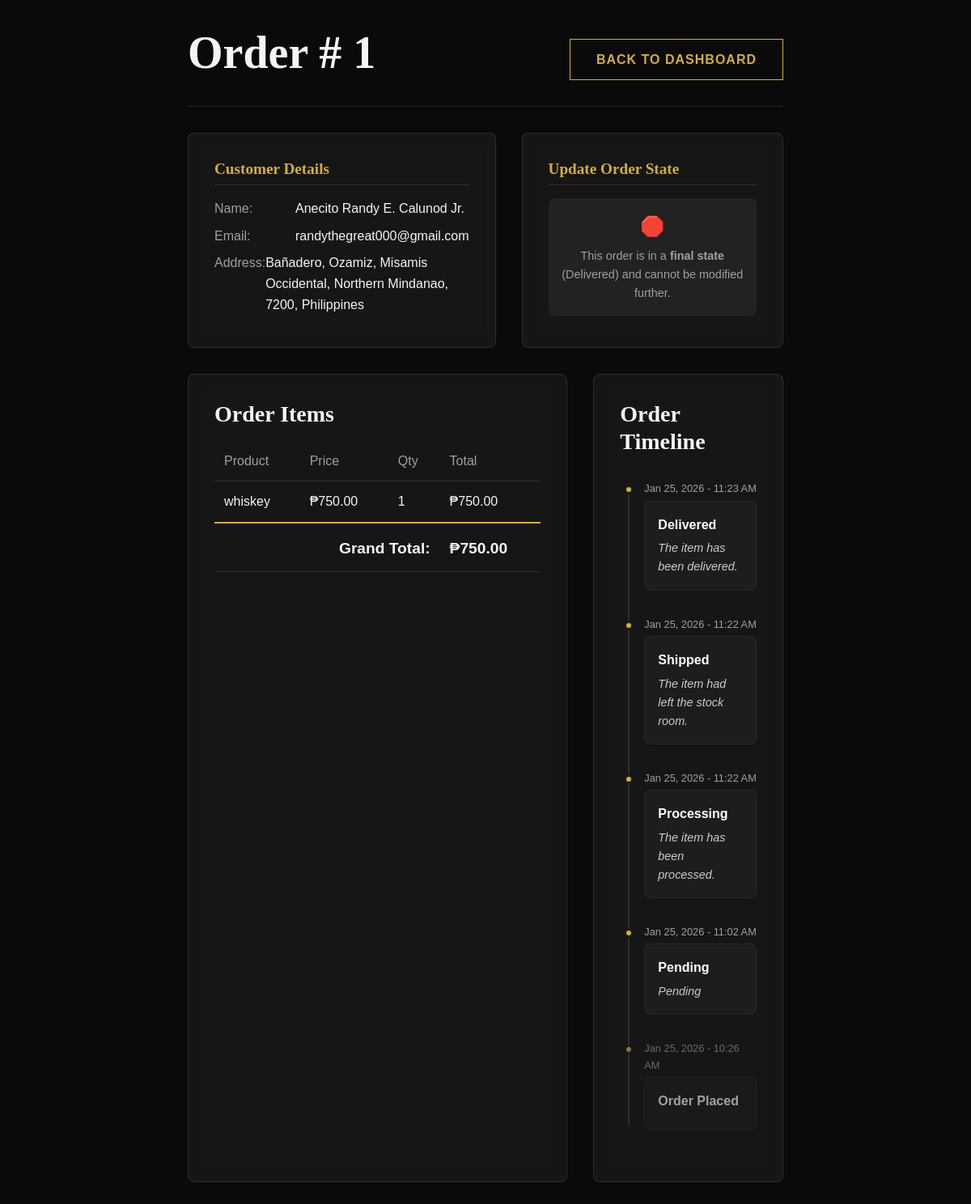
The app's page /admin/view_order.php?id=1 (signed in) with its own data.
### tables this page shows
CREATE TABLE `orders` (
  `id` int(11) NOT NULL,
  `customer_name` varchar(255) NOT NULL,
  `customer_email` varchar(255) NOT NULL,
  `customer_address` text NOT NULL,
  `total_amount` decimal(10,2) NOT NULL,
  `order_date` datetime DEFAULT current_timestamp(),
  `status` varchar(50) DEFAULT 'Pending',
  `is_deleted` tinyint(1) DEFAULT 0,
  `user_id` int(11) DEFAULT NULL
);

CREATE TABLE `order_items` (
  `id` int(11) NOT NULL,
  `order_id` int(11) NOT NULL,
  `product_id` int(11) NOT NULL,
  `product_name` varchar(100) NOT NULL,
  `price_at_purchase` decimal(10,2) NOT NULL,
  `quantity` int(11) NOT NULL,
  `is_deleted` tinyint(1) DEFAULT 0
);

CREATE TABLE `order_history` (
  `id` int(11) NOT NULL,
  `order_id` int(11) NOT NULL,
  `status_from` varchar(50) DEFAULT NULL,
  `status_to` varchar(50) NOT NULL,
  `notes` text DEFAULT NULL,
  `changed_at` timestamp NULL DEFAULT current_timestamp()
);

### admin/view_order.php (the view, shortened to what this page needs)
<?php
include '../includes/db.php';
$order_id = $_GET['id'];
$stmt = $pdo->prepare("SELECT * FROM orders WHERE id = ?");
$stmt->execute([$order_id]);
$order = $stmt->fetch(PDO::FETCH_ASSOC);
$stmt_items = $pdo->prepare("SELECT * FROM order_items WHERE order_id = ?");
$stmt_items->execute([$order_id]);
$items = $stmt_items->fetchAll(PDO::FETCH_ASSOC);
$stmt_hist = $pdo->prepare("SELECT * FROM order_history WHERE order_id = ? ORDER BY changed_at DESC");
$stmt_hist->execute([$order_id]);
$history = $stmt_hist->fetchAll(PDO::FETCH_ASSOC);
?>
<!DOCTYPE html>
<html lang="en">
<head>
    <link rel="stylesheet" href="../css/style.css">
</head>
<body>
    <div class="admin-container">
        <div class="order-header">
            <h1>Order #
                <?php echo htmlspecialchars($order['id']); ?>
            </h1>
            <a href="index.php" class="btn">Back to Dashboard</a>
        </div>
        <div class="details-grid">
            <div class="details-card glass-card">
                <h3>Customer Details</h3>
                <div class="info-row">
                    <span class="info-label">Name:</span>
                    <span>
                        <?php echo htmlspecialchars($order['customer_name']); ?>
                    </span>
                </div>
                <div class="info-row">
                    <span class="info-label">Email:</span>
                    <span>
                        <?php echo htmlspecialchars($order['customer_email']); ?>
                    </span>
                </div>
                <div class="info-row">
                    <span class="info-label">Address:</span>
                    <span>
                        <?php echo nl2br(htmlspecialchars($order['customer_address'])); ?>
                    </span>
                </div>
            </div>
            <div class="details-card glass-card">
                <h3>Update Order State</h3>
                <?php
                $current_status = $order['status'];
                $is_final = ($current_status === 'Delivered' || $current_status === 'Canceled');
                ?>
                <?php if ($is_final): ?>
                    <div
                        style="padding: 1rem; background: rgba(255,255,255,0.05); border-radius: 8px; text-align: center; margin-top: 1rem;">
                        <span style="display: block; font-size: 1.5rem; margin-bottom: 5px;">🛑</span>
                        <p style="color: var(--color-text-muted); font-size: 0.9rem;">This order is in a <strong>final
                                state</strong> (<?php echo $current_status; ?>) and cannot be modified further.</p>
                    </div>
                <?php endif; ?>
            </div>
        </div>
        <div style="display: grid; grid-template-columns: 2fr 1fr; gap: 2rem;">
            <div class="glass-card">
                <h3>Order Items</h3>
                <table class="items-table">
                    <thead>
                        <tr>
                            <th>Product</th>
                            <th>Price</th>
                            <th>Qty</th>
                            <th>Total</th>
                        </tr>
                    </thead>
                    <tbody>
                        <?php foreach ($items as $item): ?>
                            <tr>
                                <td><?php echo htmlspecialchars($item['product_name']); ?></td>
                                <td>₱<?php echo number_format($item['price_at_purchase'], 2); ?></td>
                                <td><?php echo htmlspecialchars($item['quantity']); ?></td>
                                <td>₱<?php echo number_format($item['price_at_purchase'] * $item['quantity'], 2); ?></td>
                            </tr>
                        <?php endforeach; ?>
                        <tr class="total-row">
                            <td colspan="3" style="text-align: right;">Grand Total:</td>
                            <td>₱<?php echo number_format($order['total_amount'], 2); ?></td>
                        </tr>
                    </tbody>
                </table>
            </div>
            <div class="glass-card">
                <h3>Order Timeline</h3>
                <div class="timeline">
                    <?php if (empty($history)): ?>
                        <p style="color: #555; font-size: 0.9rem;">No history recorded yet.</p>
                    <?php else: ?>
                        <?php foreach ($history as $h): ?>
                            <div class="timeline-item">
                                <div class="timeline-date"><?php echo date('M d, Y - h:i A', strtotime($h['changed_at'])); ?>
                                </div>
                                <div class="timeline-content">
                                    <span class="timeline-status"><?php echo htmlspecialchars($h['status_to']); ?></span>
                                    <?php if (!empty($h['notes'])): ?>
                                        <div class="timeline-notes"><?php echo nl2br(htmlspecialchars($h['notes'])); ?></div>
                                    <?php endif; ?>
                                </div>
                            </div>
                        <?php endforeach; ?>
                    <?php endif; ?>
                    <div class="timeline-item" style="opacity: 0.6;">
                        <div class="timeline-date">
                            <?php echo date('M d, Y - h:i A', strtotime($order['order_date'])); ?>
                        </div>
                        <div class="timeline-content">
                            <span class="timeline-status">Order Placed</span>
                        </div>
                    </div>
                </div>
            </div>
        </div>
    </div>
</body>
</html>

### css/style.css (style rules this page uses)
:root { --color-bg-main: #0a0a0a; --color-bg-secondary: #141414; --color-bg-card: rgba(30, 30, 30, 0.6); --color-primary: #720e1e; --color-primary-light: #a52a2a; --color-accent: #d4af37; --color-text-main: #f5f5f5; --color-text-muted: #a0a0a0; --font-heading: 'Playfair Display', serif; --font-body: 'Outfit', sans-serif; --spacing-xs: 0.5rem; --spacing-sm: 1rem; --spacing-md: 2rem; --spacing-lg: 4rem; --spacing-xl: 8rem; --glass-bg: rgba(255, 255, 255, 0.05); --glass-border: 1px solid rgba(255, 255, 255, 0.1); --shadow-main: 0 10px 30px rgba(0, 0, 0, 0.5); --transition-fast: 0.3s ease; }
*, *::before, *::after { box-sizing: border-box; margin: 0; padding: 0; }
html { scroll-behavior: smooth; }
body { background-color: var(--color-bg-main); color: var(--color-text-main); font-family: var(--font-body); line-height: 1.6; overflow-x: hidden; }
h1, h2, h3, h4, h5, h6 { font-family: var(--font-heading); color: var(--color-text-main); margin-bottom: var(--spacing-sm); line-height: 1.2; }
h1 { font-size: 3.5rem; }
h3 { font-size: 1.75rem; }
a { color: inherit; text-decoration: none; transition: var(--transition-fast); }
.btn { display: inline-block; padding: 12px 32px; background: transparent; border: 1px solid var(--color-accent); color: var(--color-accent); font-family: var(--font-body); font-weight: 600; text-transform: uppercase; letter-spacing: 1px; cursor: pointer; transition: var(--transition-fast); }
.glass-card { background: var(--glass-bg); backdrop-filter: blur(10px); border: var(--glass-border); padding: var(--spacing-md); border-radius: 8px; position: relative; }
:root { --header-height: 80px; }

### admin/view_order.php (style rules this page uses)
.admin-container { max-width: 800px; margin: 0 auto; padding: 2rem; }
.order-header { display: flex; justify-content: space-between; align-items: center; margin-bottom: 2rem; border-bottom: 1px solid rgba(255, 255, 255, 0.1); padding-bottom: 1rem; }
.details-grid { display: grid; grid-template-columns: 1fr 1fr; gap: 2rem; margin-bottom: 2rem; }
.details-card h3 { color: var(--color-accent); border-bottom: 1px solid rgba(255, 255, 255, 0.1); padding-bottom: 0.5rem; margin-bottom: 1rem; font-size: 1.2rem; }
.info-row { margin-bottom: 0.5rem; display: flex; }
.info-label { width: 100px; color: var(--color-text-muted); }
.items-table { width: 100%; border-collapse: collapse; margin-top: 1rem; }
.items-table th, .items-table td { text-align: left; padding: 0.75rem; border-bottom: 1px solid rgba(255, 255, 255, 0.1); }
.items-table th { color: var(--color-text-muted); font-weight: normal; }
.total-row td { border-top: 2px solid var(--color-accent); font-weight: bold; font-size: 1.2rem; padding-top: 1rem; }
.timeline { margin-top: 2rem; position: relative; padding-left: 30px; }
.timeline::before { content: ''; position: absolute; left: 10px; top: 5px; bottom: 5px; width: 2px; background: rgba(255, 255, 255, 0.1); }
.timeline-item { position: relative; margin-bottom: 2rem; }
.timeline-item::after { content: ''; position: absolute; left: -25px; top: 5px; width: 12px; height: 12px; border-radius: 50%; background: var(--color-accent); border: 3px solid #1a1a1a; }
.timeline-date { font-size: 0.8rem; color: var(--color-text-muted); margin-bottom: 4px; }
.timeline-content { background: rgba(255, 255, 255, 0.03); padding: 1rem; border-radius: 8px; border: 1px solid rgba(255, 255, 255, 0.05); }
.timeline-status { font-weight: bold; color: #fff; margin-bottom: 5px; display: block; }
.timeline-notes { font-size: 0.9rem; color: #ccc; font-style: italic; }

### records on screen
orders: id "1", customer_name "Anecito Randy E. Calunod Jr.", customer_email "randythegreat000@gmail.com", customer_address "Bañadero, Ozamiz, Misamis Occidental, Northern Mindanao, 7200, Philippines", status "Delivered", total_amount "750.00", order_date "Jan 25, 2026 - 10:26 AM"
order_items: product_name "whiskey", price_at_purchase "750.00", quantity "1", $item['price_at_purchase']*$item['quantity'] "750.00"
order_history: changed_at "Jan 25, 2026 - 11:23 AM", status_to "Delivered", notes "The item has been delivered."
order_history: changed_at "Jan 25, 2026 - 11:22 AM", status_to "Shipped", notes "The item had left the stock room."
order_history: changed_at "Jan 25, 2026 - 11:22 AM", status_to "Processing", notes "The item has been processed."
order_history: changed_at "Jan 25, 2026 - 11:02 AM", status_to "Pending", notes "Pending"
